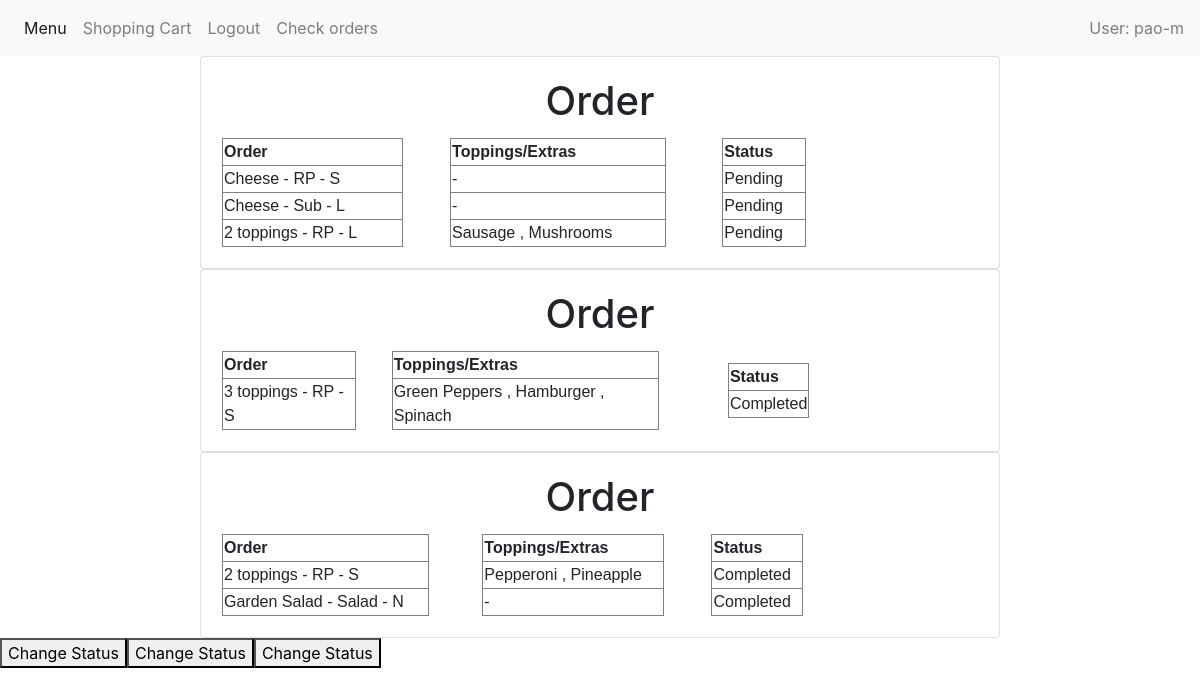
Screenshot of /orders/ (signed in) with the database file from the repository.
### orders/models.py (models this page shows)
class Pizza(models.Model):
    id = models.IntegerField(
        primary_key=True
    )
    product = models.CharField(
        max_length=64,
        null=False
    )
    tipe = models.CharField(
        max_length=64,
        null=False
    )
    size = models.CharField(
        max_length=64,
        null=False
    )
    price = models.FloatField(null=False)
    def __str__(self):
       return f"{self.id} - {self.product} - {self.tipe} - {self.size} - {self.price}"

class Order(models.Model):
    userID = models.CharField(max_length=64)
    productID = models.CharField(max_length=64)
    topings = models.CharField(max_length=64)
    status = models.BooleanField(default=False)

### orders/views.py (the view)
# urls.py: path("orders/", views.viewOrders, name="Ordenes"),
def viewOrders(request):
    orders = models.Order.objects.all()
    clients = models.Client.objects.all()
    lista = []
    for client in clients:
        byclient = models.Order.objects.filter(userID=client.username)
        if (byclient):
            lista.append(byclient)
    print("LISTA")
    print(lista)
    completa = []
    for lis in lista:
        names_prod = []
        for order in lis:
            name = models.Pizza.objects.get(id=order.productID)
            print(name)
            names_prod.append(name)
        completa.append(names_prod)
    print("nombres completos")
    print(completa)
    print("FIN")
    lista_completa = zip(completa, lista)
    users = []
    for e1,e2 in lista_completa:
        users.append(e2[0].userID)
    print('USERS')
    print(json.dumps(users))
    context = {
        "Orders": orders,
        "Complete": zip(completa, lista),
        "byClient": json.dumps(users),
        "completa": completa,
        "lista": lista
    }
    if request.user.is_staff:
        return render(request, "orders/orders.html", context)
    else:
        return checkStatus(request)

### orders/templates/orders/orders.html (shortened to what this page needs)
{% extends "orders/base.html" %} {% block title %} Orders {% endblock %} {% block body %}
<body>
    {%for nombre,orden in Complete%}
    <div id="cardord" class="card" style="width:50rem; margin: auto" >
            <div class="card-body">
                <h1 class="card-title text-center">Order</h1>
        <table style="border-collapse: collapse;">
        <tr>
        <td>
            <table border="1" style="border-collapse: collapse;">
                <thead>
                    <tr>
                        <th>Order</td>
                    </tr>
                <tbody>
                    {%for n in nombre%}
                    <tr>
                        <td >{{n.product}} - {{n.tipe}} - {{n.size}}</td>
                    </tr>
                    {%endfor%}
                </tbody>
            </table>
        <td>
            <table border="1" style="border-collapse: collapse; ">
                <thead>
                    <tr>
                        <th>Toppings/Extras</th>
                    </tr>
                </thead>
                <tbody>
                    {%for o in orden%}
                    {%if o.topings%}
                        <tr>
                            <td>{{o.topings}}</td>
                        </tr>
                    {%else%}
                        <tr>
                            <td> - </td>
                        </tr>
                    {%endif%}
                    {%endfor%}
                </tbody>
            </table>
        </td>
        <td>
                <table border="1" style="border-collapse: collapse; ">
                    <thead>
                        <tr>
                            <th>Status</th>
                        </tr>
                    </thead>
                    <tbody>
                        {%for o in orden%}
                        {%if o.status%}
                            <tr>
                                <td>Completed</td>
                            </tr>
                        {%else%}
                            <tr>
                                <td>Pending</td>
                            </tr>
                        {%endif%}
                        {%endfor%}
                    </tbody>
                </table>
            </td>
    </div>
    </div>
    {%endfor%}
    <p id="change"></p>
</body>
{% endblock %}

### orders/templates/orders/base.html (shortened to what this page needs)
{% load static %}
<!DOCTYPE html>
<html>
<head>
    <link rel="stylesheet" href="https://stackpath.bootstrapcdn.com/bootstrap/4.3.1/css/bootstrap.min.css">
    <link rel="stylesheet" href="//maxcdn.bootstrapcdn.com/bootstrap/3.2.0/css/bootstrap-theme.min.css">
    <link rel="stylesheet" href="{% static 'css/style1.css' %}">
</head>
<body>
    <div>
            <nav class="navbar navbar-expand-lg navbar-light bg-light">
                    <div class="collapse navbar-collapse" id="navbarSupportedContent">
                      <ul class="navbar-nav mr-auto">
                        <li class="nav-item active">
                          <a class="nav-link" href="{% url 'menu'  %}" id="">Menu<span class="sr-only">(current)</span></a>
                        </li>
                        <li class="nav-item">
                                <a class="nav-link" href="{%url 'ShowCarrito'%}"> Shopping Cart </a>
                              </li>
                        <li class="nav-item">
                          <a class="nav-link" href="{% url 'logout' %}" id="">Logout</a>
                        </li>
                        <li class="nav-item ">
                          <a class="nav-link" href="{%url 'Ordenes' %}"> Check orders </a>
                        </li>
                      </ul>
                      <span class="navbar-text">
                            User: {{user.get_username}}
                      </span>
                    </div>
                  </nav>
    </div>
    {% block body%} {% endblock body%}
</body>
</html>

### orders/static/css/style1.css (style rules this page uses)
table { font-family: arial, sans-serif; border-collapse: collapse; width: 80%; }

### rows the page displays
Pizza: product "Cheese", tipe "RP", size "S"
Pizza: product "Cheese", tipe "Sub", size "L"
Pizza: product "2 toppings", tipe "RP", size "L"
Order: status "Pending"
Order: status "Pending"
Order: topings "Sausage , Mushrooms", status "Pending"
Pizza: product "3 toppings", tipe "RP", size "S"
Order: topings "Green Peppers , Hamburger , Spinach", status "Completed"
Pizza: product "2 toppings", tipe "RP", size "S"
Pizza: product "Garden Salad", tipe "Salad", size "N"
Order: topings "Pepperoni , Pineapple", status "Completed"
Order: status "Completed"

### other values shown
{{ user.get_username }} "pao-m"
